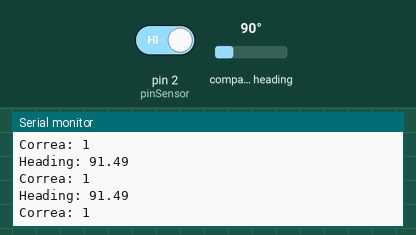
A sketch run on a simulated Arduino Uno, built with avr-gcc and run on an emulated ATmega328P. On the bench: the last lines printed to the serial monitor. Inputs (shaded band) come from the test bench; at power-on: compass heading 90°, pin 2 (pinSensor) HIGH.

Above: at 1.2 s.
1.3 s: compass heading set to 7°
At 1.6 s:
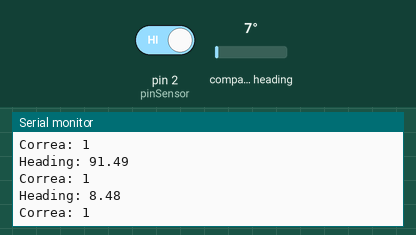
2.8 s: pin 2 (pinSensor) driven LOW
At 3.01 s:
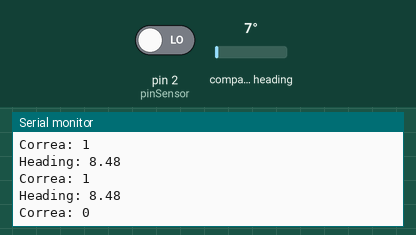
4.3 s: compass heading set to 90°
At 4.43 s:
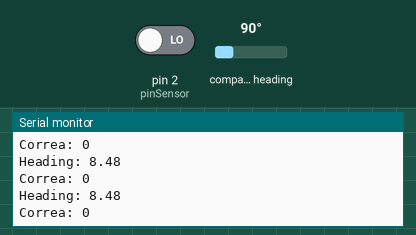

Measured:
- after the input at 1.3 s, the serial monitor: prints a new line after 0.14 s (image 1)
- after the input at 2.8 s, the serial monitor: prints a new line after 0.07 s (image 2)

The sketch:

brujula_correa.ino
```cpp
#include "Wire.h"
#include <MechaQMC5883.h>


MechaQMC5883 magnetometro;

int x, y, z;
float declinacion = 1.467; // No parece usarse, pero lo incluyo por si acaso
const int pinSensor = 2;
int estadoSensor;

void setup() {
    Serial.begin(9600);
    Serial.println("Inicializando Magnetometro y configurando pin del sensor...");

    Wire.begin();
    magnetometro.init();

    pinMode(pinSensor, INPUT_PULLUP);
}

void loop() {
    //Obtenemos del magnetometro las componentes del campo magnético
    magnetometro.read(&x,&y,&z);

    float heading = atan2(y, x);

    // Once you have your heading, you must then add your 'Declination Angle', which is the 'Error' of the magnetic field in your location.
    // Find yours here: http://www.magnetic-declination.com/
    // Mine is: -13* 2' W, which is ~13 Degrees, or (which we need) 0.22 radians
    // If you cannot find your Declination, comment out these two lines, your compass will be slightly off.
    float declinationAngle = 0.026;
    heading += declinationAngle;

    // Correct for when signs are reversed.
    if(heading < 0)
      heading += 2*PI;

    // Check for wrap due to addition of declination.
    if(heading > 2*PI)
      heading -= 2*PI;

    // Convert radians to degrees for readability.
    float headingDegrees = heading * 180/M_PI;

    // Enviar el rumbo a través del puerto serie
    Serial.print("Heading: ");
    Serial.println(headingDegrees);

    // Leer el estado del sensor y enviarlo a través del puerto serie
    estadoSensor = digitalRead(pinSensor);
    Serial.print("Correa: ");
    Serial.println(estadoSensor);

    delay(200); // Ajusta este tiempo si es necesario
}
```
